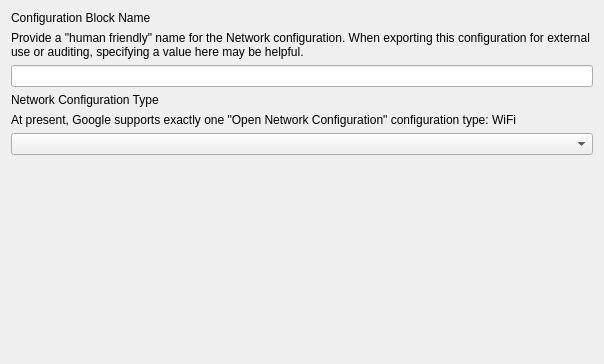
<?xml version="1.0" encoding="UTF-8"?>
<ui version="4.0">
 <class>GoogleNetworkConfigurationForm</class>
 <widget class="QWidget" name="GoogleNetworkConfigurationForm">
  <property name="geometry">
   <rect>
    <x>0</x>
    <y>0</y>
    <width>604</width>
    <height>364</height>
   </rect>
  </property>
  <property name="sizePolicy">
   <sizepolicy hsizetype="Expanding" vsizetype="MinimumExpanding">
    <horstretch>0</horstretch>
    <verstretch>0</verstretch>
   </sizepolicy>
  </property>
  <property name="minimumSize">
   <size>
    <width>0</width>
    <height>0</height>
   </size>
  </property>
  <property name="windowTitle">
   <string>Form</string>
  </property>
  <layout class="QVBoxLayout" name="verticalLayout">
   <item>
    <widget class="QLabel" name="lbl_title_NetworkConfigurationName">
     <property name="sizePolicy">
      <sizepolicy hsizetype="Expanding" vsizetype="Preferred">
       <horstretch>0</horstretch>
       <verstretch>0</verstretch>
      </sizepolicy>
     </property>
     <property name="text">
      <string>Configuration Block Name</string>
     </property>
     <property name="textFormat">
      <enum>Qt::AutoText</enum>
     </property>
     <property name="alignment">
      <set>Qt::AlignLeading|Qt::AlignLeft|Qt::AlignTop</set>
     </property>
     <property name="wordWrap">
      <bool>true</bool>
     </property>
     <property name="textInteractionFlags">
      <set>Qt::TextBrowserInteraction</set>
     </property>
    </widget>
   </item>
   <item>
    <widget class="QLabel" name="lTip_desc_NetworkConfigurationName">
     <property name="enabled">
      <bool>true</bool>
     </property>
     <property name="sizePolicy">
      <sizepolicy hsizetype="Expanding" vsizetype="Preferred">
       <horstretch>0</horstretch>
       <verstretch>0</verstretch>
      </sizepolicy>
     </property>
     <property name="maximumSize">
      <size>
       <width>16777215</width>
       <height>16777215</height>
      </size>
     </property>
     <property name="text">
      <string>Provide a &quot;human friendly&quot; name for the Network configuration. When exporting this configuration for external use or auditing, specifying a value here may be helpful.</string>
     </property>
     <property name="scaledContents">
      <bool>false</bool>
     </property>
     <property name="alignment">
      <set>Qt::AlignLeading|Qt::AlignLeft|Qt::AlignTop</set>
     </property>
     <property name="wordWrap">
      <bool>true</bool>
     </property>
     <property name="textInteractionFlags">
      <set>Qt::TextBrowserInteraction</set>
     </property>
    </widget>
   </item>
   <item>
    <widget class="QLineEdit" name="frm_NetworkConfigurationName"/>
   </item>
   <item>
    <widget class="QLabel" name="lbl_title_NetworkConfigurationType">
     <property name="sizePolicy">
      <sizepolicy hsizetype="Expanding" vsizetype="Preferred">
       <horstretch>0</horstretch>
       <verstretch>0</verstretch>
      </sizepolicy>
     </property>
     <property name="text">
      <string>Network Configuration Type</string>
     </property>
     <property name="alignment">
      <set>Qt::AlignLeading|Qt::AlignLeft|Qt::AlignTop</set>
     </property>
     <property name="wordWrap">
      <bool>true</bool>
     </property>
     <property name="textInteractionFlags">
      <set>Qt::TextBrowserInteraction</set>
     </property>
    </widget>
   </item>
   <item>
    <widget class="QLabel" name="lTip_desc_NetworkConfigurationType">
     <property name="sizePolicy">
      <sizepolicy hsizetype="Expanding" vsizetype="Preferred">
       <horstretch>0</horstretch>
       <verstretch>0</verstretch>
      </sizepolicy>
     </property>
     <property name="text">
      <string>At present, Google supports exactly one &quot;Open Network Configuration&quot; configuration type: WiFi</string>
     </property>
     <property name="alignment">
      <set>Qt::AlignLeading|Qt::AlignLeft|Qt::AlignTop</set>
     </property>
     <property name="wordWrap">
      <bool>true</bool>
     </property>
     <property name="textInteractionFlags">
      <set>Qt::TextBrowserInteraction</set>
     </property>
    </widget>
   </item>
   <item>
    <widget class="QComboBox" name="frm_NetworkConfigurationType"/>
   </item>
   <item>
    <widget class="GoogleNetworkConfigurationWifiWidget" name="googleNetworkConfigurationWifiWidget" native="true"/>
   </item>
   <item>
    <spacer name="verticalSpacer">
     <property name="orientation">
      <enum>Qt::Vertical</enum>
     </property>
     <property name="sizeHint" stdset="0">
      <size>
       <width>20</width>
       <height>40</height>
      </size>
     </property>
    </spacer>
   </item>
  </layout>
 </widget>
 <customwidgets>
  <customwidget>
   <class>GoogleNetworkConfigurationWifiWidget</class>
   <extends>QWidget</extends>
   <header>FWAdminLib/PolicyEditor/GooglePolicyEditor/GoogleNetworkConfigurationWifiWidget.h</header>
  </customwidget>
 </customwidgets>
 <resources/>
 <connections/>
</ui>
